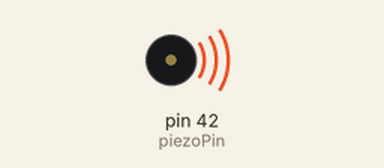
This sketch was run on a simulated Arduino Mega 2560, built with avr-gcc and run on an emulated ATmega2560. Shown: buzzer (waves = sounding).

Above: at 0.1 s.
Timing chart, 0 to 1.6 s (numbered marks = the images above):
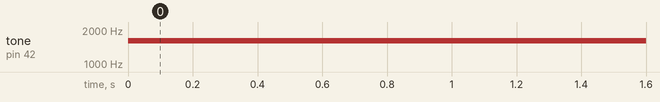

The sketch:

piezzo.ino
```cpp
//A sketch to demonstrate the tone() function

//Specify digital pin on the Arduino that the positive lead of piezo buzzer is attached.
int piezoPin = 42;

void setup() {

}//close setup

void loop() {

  /*Tone needs 2 arguments, but can take three
    1) Pin#
    2) Frequency - this is in hertz (cycles per second) which determines the pitch of the noise made
    3) Duration - how long teh tone plays
  */
  tone(piezoPin, 1600);

  //tone(piezoPin, 1000, 500);
  //delay(1000);

}
```

Measured:
- by itself, tone on pin 42 (piezoPin): silent → 1600 Hz at 0.00 s
